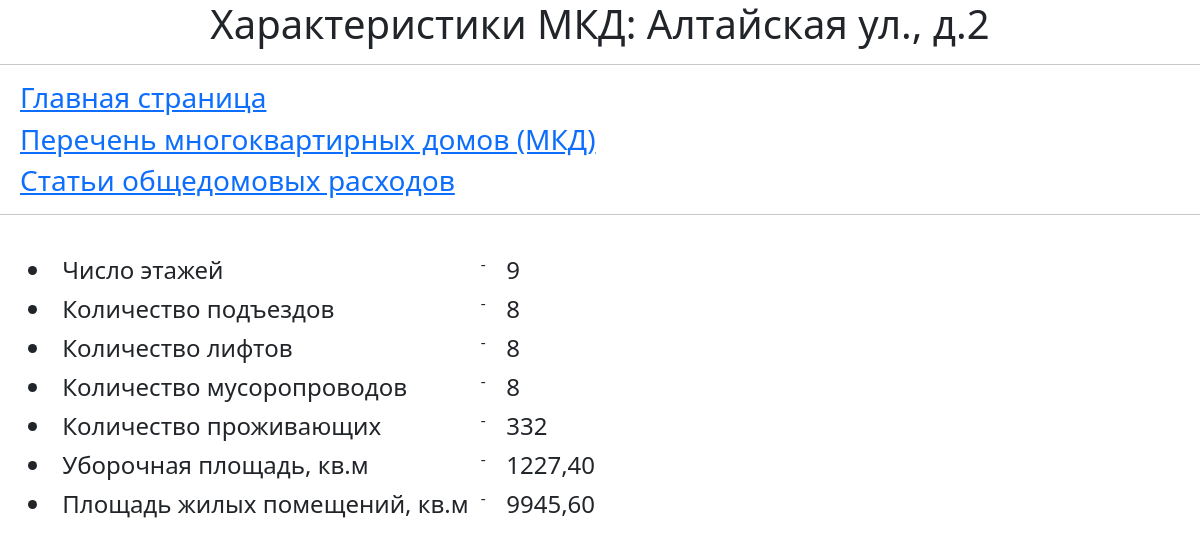
Screenshot of /building/building_id?building_id=1 with the database file from the repository.
### models/models.py (models this page shows)
class Building(Base):
    __tablename__ = 'specifications_building'
    __table_args__ = {'keep_existing': True}
    id = Column(Integer, primary_key=True, index=True)
    title = Column(String, index=True)
    number_of_floors = Column(Integer, default=0)
    number_of_entrances = Column(Integer, default=0)
    number_of_elevators = Column(Integer, default=0)
    number_of_chutes = Column(Integer, default=0)
    number_of_residents = Column(Integer, default=0)
    cleaning_area = Column(Float, default=0.0)
    residential_area = Column(Float, default=0.0)
    expenses = relationship('Expenses', back_populates='building')

### routers/rout_building.py (the view)
@router.get("/building_id", response_class=HTMLResponse)
def building_by_id(db: Annotated[Session, Depends(get_db)], request: Request, building_id: int):
    building = db.scalar(select(Building).where(Building.id == building_id))
    if building is None:
        raise HTTPException(status_code=status.HTTP_404_NOT_FOUND, detail='Building was not found!')
    header = f'Характеристики МКД:  {building.title}'
    return templates.TemplateResponse("building_spec.html", {"request": request, "header": header, "building": building})

### templates/building_spec.html
{% extends "menu.html" %}
{% block content %}
    <table>
        <tr>
            <td> <pre>   </pre></td>
            <td><h4><li>Число этажей</li></h4></td>
            <td> <pre> -  </pre></td>
            <td><h4>{{ building.number_of_floors }}</h4></td>
        </tr>
        <tr>
            <td> <pre>   </pre></td>
            <td><h4><li>Количество подъездов</li></h4></td>
            <td> <pre> -  </pre></td>
            <td><h4>{{ building.number_of_entrances }}</h4></td>
        </tr>
        <tr>
            <td> <pre>   </pre></td>
            <td><h4><li>Количество лифтов</li></h4></td>
            <td> <pre> -  </pre></td>
            <td>
                <h4>{{ building.number_of_elevators }}</h4>
            </td>
        </tr>
        <tr>
            <td> <pre>   </pre></td>
            <td><h4><li>Количество мусоропроводов</li></h4></td>
            <td> <pre> -  </pre></td>
            <td>
                <h4>{{ building.number_of_chutes }}</h4>
            </td>
        </tr>
        <tr>
            <td> <pre>   </pre></td>
            <td><h4><li>Количество проживающих</li></h4></td>
            <td> <pre> -  </pre></td>
            <td>
                <h4>{{ building.number_of_residents }}</h4>
            </td>
        </tr>
        <tr>
            <td> <pre>   </pre></td>
            <td><h4><li>Уборочная площадь, кв.м</li></h4></td>
            <td> <pre> -  </pre></td>
            <td>
                <h4>{{ building.cleaning_area }}</h4>
            </td>
        </tr>
        <tr>
            <td> <pre>   </pre></td>
            <td><h4><li>Площадь жилых помещений, кв.м</li></h4></td>
            <td> <pre> -  </pre></td>
            <td>
                <h4>{{ building.residential_area }}</h4></h4>
            </td>
        </tr>
    </table>
{% endblock %}

### rows the page displays
Building: number_of_floors "9", number_of_entrances "8", number_of_elevators "8", number_of_chutes "8", number_of_residents "332", cleaning_area "1227,40", residential_area "9945,60"
